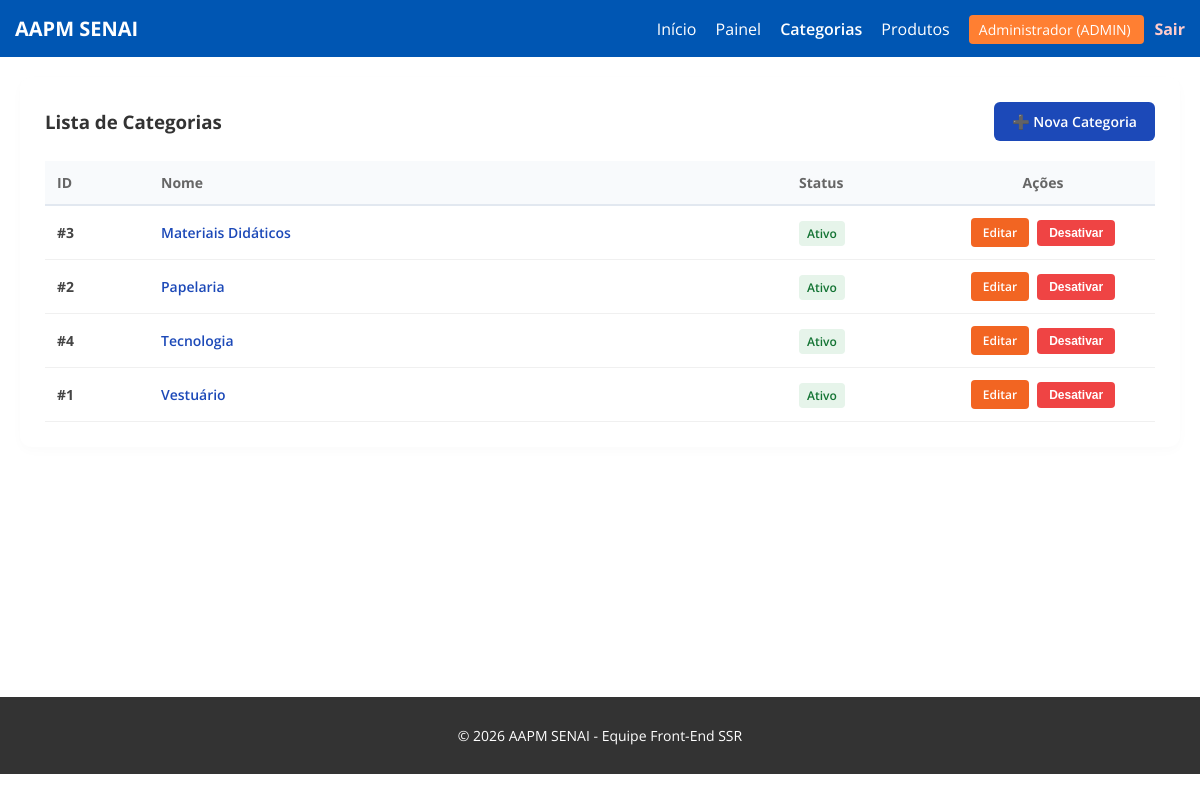
The page /categorias/ (signed in) on the database its author committed.
### app/models/categoria_model.py (models this page shows)
class Categoria(Base):
    __tablename__ = "categorias"
    id = Column(Integer, primary_key=True, autoincrement=True, index=True)
    nome = Column(String(100), nullable=False, unique=True, index=True) # Adicionado index=True para busca rápida
    ativo = Column(Boolean, default=True)
    produtos = relationship(
        "Produto",
        back_populates="categoria",
        cascade="all, delete-orphan", # Garante que se a categoria for deletada, a integridade é mantida
        lazy="select"
    )

### app/controllers/categoria_controller.py (the view)
@router.get("/")
def listar_categorias(
    request: Request,
    db: Session = Depends(get_db),
    admin = Depends(require_admin)
):
    categorias = db.query(Categoria).order_by(Categoria.nome).all()
    return templates.TemplateResponse(
        request,
        "categorias/index.html",  # ✅ CORRIGIDO: Apontando para index.html existente
        {
            "request":    request,
            "usuario":    admin,
            "categorias": categorias,
        }
    )

### app/templates/categorias/index.html (shortened to what this page needs)
{% extends "base.html" %}
{% block internal_content %}
<div style="background: white; padding: 25px; border-radius: 12px; box-shadow: 0 4px 12px rgba(0,0,0,0.02);">
    <div style="display: flex; justify-content: space-between; align-items: center; margin-bottom: 20px;">
        <h3 style="margin: 0; color: #333;">Lista de Categorias</h3>
        <a href="/categorias/nova" style="background: #1c49b8; color: white; text-decoration: none; padding: 10px 18px; border-radius: 6px; font-weight: 600; font-size: 14px;">
            ➕ Nova Categoria
        </a>
    </div>
    <table style="width: 100%; border-collapse: collapse; text-align: left; font-size: 14px;">
        <thead>
            <tr style="background: #f8fafc; border-bottom: 2px solid #e2e8f0; color: #666;">
                <th style="padding: 12px; width: 80px;">ID</th>
                <th style="padding: 12px;">Nome</th>
                <th style="padding: 12px; width: 120px;">Status</th>
                <th style="padding: 12px; text-align: center; width: 200px;">Ações</th>
            </tr>
        </thead>
        <tbody>
            {% for cat in categorias %}
            <tr style="border-bottom: 1px solid #f0f0f0; color: #444; opacity: {{ '1' if cat.ativo else '0.5' }};">
                <td style="padding: 12px; font-weight: bold;">#{{ cat.id }}</td>
                <td style="padding: 12px; font-weight: 600; color: #1c49b8;">{{ cat.nome }}</td>
                <td style="padding: 12px;">
                    {% if cat.ativo %}
                        <span style="background: #e6f4ea; color: #137333; padding: 4px 8px; border-radius: 4px; font-weight: 600; font-size: 12px;">Ativo</span>
                    {% else %}
                        <span style="background: #fce8e6; color: #c5221f; padding: 4px 8px; border-radius: 4px; font-weight: 600; font-size: 12px;">Inativo</span>
                    {% endif %}
                </td>
                <td style="padding: 12px; display: flex; gap: 8px; justify-content: center; align-items: center;">
                    <a href="/categorias/{{ cat.id }}/editar" style="background: #f26522; color: white; text-decoration: none; padding: 6px 12px; border-radius: 4px; font-size: 12px; font-weight: 600;">Editar</a>
                    <form action="/categorias/{{ cat.id }}/toggle-ativo" method="POST" style="margin: 0;">
                        {% if cat.ativo %}
                            <button type="submit" style="background: #ef4444; color: white; border: none; padding: 6px 12px; border-radius: 4px; font-size: 12px; font-weight: 600; cursor: pointer;">Desativar</button>
                        {% else %}
                            <button type="submit" style="background: #10b981; color: white; border: none; padding: 6px 12px; border-radius: 4px; font-size: 12px; font-weight: 600; cursor: pointer;">Ativar</button>
                        {% endif %}
                    </form>
                </td>
            </tr>
            {% else %}
            <tr>
                <td colspan="4" style="padding: 20px; text-align: center; color: #aaa;">Nenhuma categoria cadastrada.</td>
            </tr>
            {% endfor %}
        </tbody>
    </table>
</div>
{% endblock %}

### app/templates/base.html (shortened to what this page needs)
<!DOCTYPE html>
<html lang="pt-br">
<head>
    <link rel="stylesheet" href="/static/css/style.css">
</head>
<body>
    <nav class="navbar" style="background-color: #0056b3; color: white; padding: 15px; display: flex; justify-content: space-between; align-items: center;">
        <div class="logo" style="font-weight: bold; font-size: 20px;">AAPM SENAI</div>
        <div class="menu">
            <a href="/" style="color: white; margin-right: 15px; text-decoration: none;">Início</a>
            {% if usuario %}
                <a href="/dashboard" style="color: white; margin-right: 15px; text-decoration: none;">Painel</a>
                {% if usuario.role == 'ADMIN' %}
                    <a href="/categorias" style="color: white; margin-right: 15px; text-decoration: none; font-weight: 600;">Categorias</a>
                {% endif %}
                <a href="/produtos" style="color: white; margin-right: 15px; text-decoration: none;">Produtos</a>
                <span style="background: #ff7f32; padding: 5px 10px; border-radius: 4px; font-size: 14px; margin-right: 10px;">
                    {{ usuario.nome }} ({{ usuario.role }})
                </span>
                <a href="/auth/logout" style="color: #ffcccc; text-decoration: none; font-weight: bold;">Sair</a>
            {% else %}
                <a href="/auth/login" style="color: white; background: #ff7f32; padding: 5px 15px; border-radius: 4px; text-decoration: none;">Login</a>
            {% endif %}
        </div>
    </nav>
    <main class="container" style="min-height: 75vh; padding: 20px;">
        {% block internal_content %}{% endblock %}
    </main>
    <footer style="background: #333; color: white; text-align: center; padding: 15px; font-size: 14px;">
        <p>&copy; 2026 AAPM SENAI - Equipe Front-End SSR</p>
    </footer>
</body>
</html>

### app/static/css/style.css (style rules this page uses)
:root { --senai-blue-bg: #0046b8; --senai-blue-active: #00378f; --senai-orange: #ff6600; --senai-text-dark: #333333; --senai-text-light: #ffffff; --input-bg: #fdfdfd; --font-body: 'Open Sans', sans-serif; --font-heading: 'Montserrat', sans-serif; }
body { margin: 0; padding: 0; font-family: var(--font-body); background-color: #ffffff; color: var(--senai-text-dark); min-height: 100vh; width: 100vw; overflow-x: hidden; }

### rows shown on the page
Categoria: id "3", nome "Materiais Didáticos", ativo "Ativo"
Categoria: id "2", nome "Papelaria", ativo "Ativo"
Categoria: id "4", nome "Tecnologia", ativo "Ativo"
Categoria: id "1", nome "Vestuário", ativo "Ativo"

### other values the page prints
{{ usuario.nome }} "Administrador"
{{ usuario.role }} "ADMIN"
